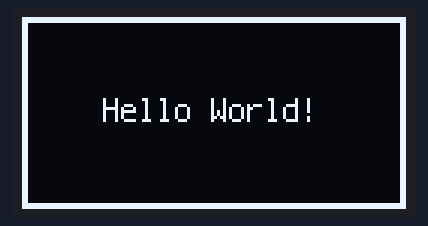
This program was run on a simulated CircuitPython board. Parts: 128×64 one-colour display.

Above: at 0.1 s.

The program:

display_example.py
```python
"""
From: https://learn.adafruit.com/monochrome-oled-breakouts/circuitpython-usage#example-code-3040960-20
"""

import board
import displayio
import terminalio
import adafruit_displayio_ssd1306
from adafruit_display_text import label

displayio.release_displays()
i2c = board.I2C()
display_bus = displayio.I2CDisplay(i2c, device_address=0x3d)
display = adafruit_displayio_ssd1306.SSD1306(display_bus, width=128, height=64)

# Make the display context
splash = displayio.Group()
display.show(splash)

WIDTH = 128
HEIGHT = 64  # Change to 64 if needed
BORDER = 2

color_bitmap = displayio.Bitmap(WIDTH, HEIGHT, 1)
color_palette = displayio.Palette(1)
color_palette[0] = 0xFFFFFF  # White

bg_sprite = displayio.TileGrid(color_bitmap, pixel_shader=color_palette, x=0, y=0)
splash.append(bg_sprite)

# Draw a smaller inner rectangle
inner_bitmap = displayio.Bitmap(WIDTH - BORDER * 2, HEIGHT - BORDER * 2, 1)
inner_palette = displayio.Palette(1)
inner_palette[0] = 0x000000  # Black
inner_sprite = displayio.TileGrid(
    inner_bitmap, pixel_shader=inner_palette, x=BORDER, y=BORDER
)
splash.append(inner_sprite)

# Draw a label
text = "Hello World!"
text_area = label.Label(
    terminalio.FONT, text=text, color=0xFFFFFF, x=27, y=HEIGHT // 2 - 1
)
splash.append(text_area)

while True:
    pass
```
